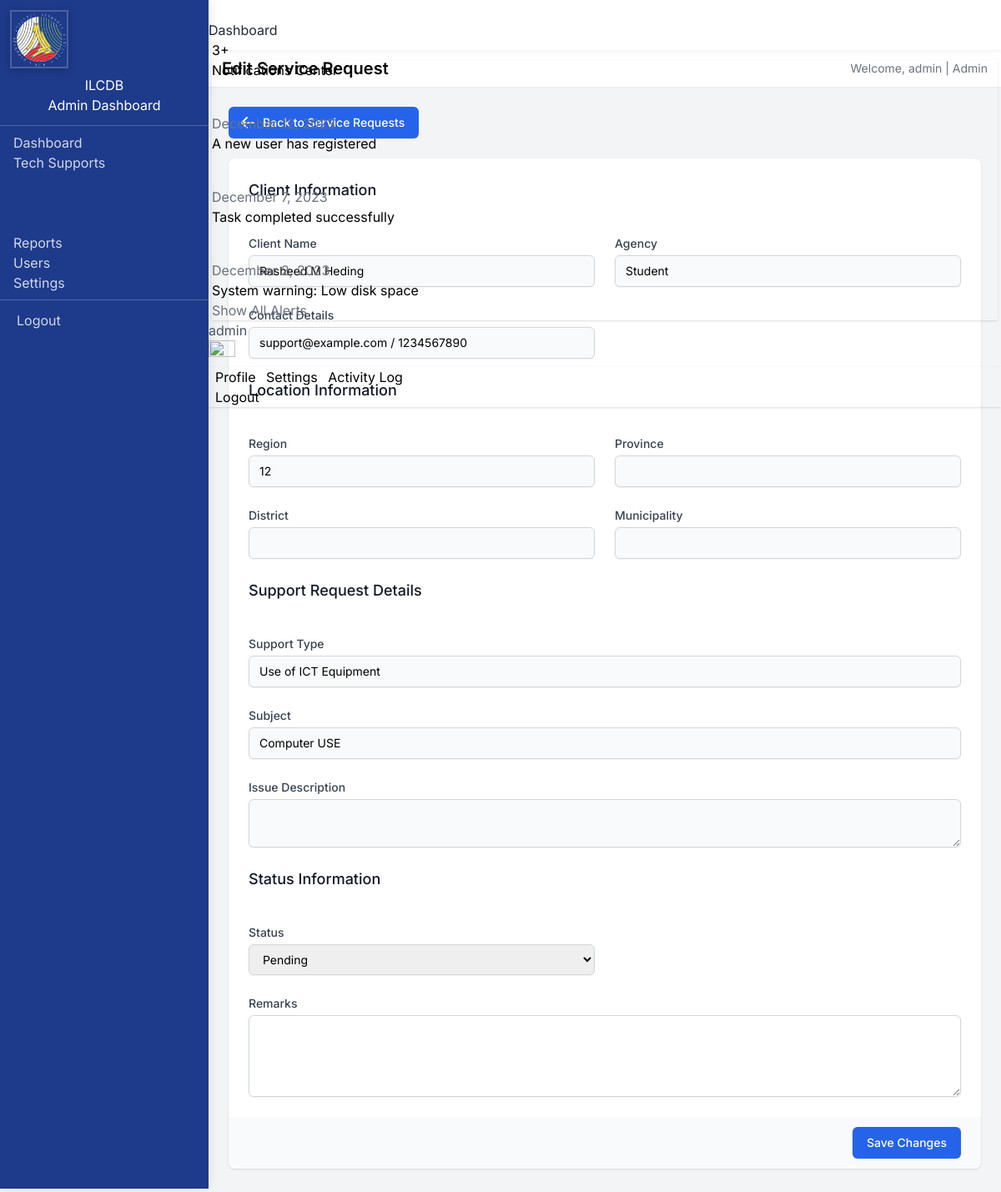
The page /admin/edit-request.php?id=5 (signed in) on the database its author committed.
### tables this page shows
CREATE TABLE `tech_support_requests` (
  `id` int(11) NOT NULL,
  `client_id` int(11) NOT NULL,
  `support_type` varchar(100) NOT NULL,
  `subject` varchar(255) DEFAULT NULL,
  `message` text NOT NULL,
  `issue_description` text NOT NULL,
  `date_requested` timestamp NOT NULL DEFAULT current_timestamp(),
  `date_assisted` timestamp NULL DEFAULT NULL,
  `date_resolved` timestamp NULL DEFAULT NULL,
  `assisted_by_id` int(11) DEFAULT NULL,
  `status` enum('Pending','In Progress','Resolved','Cancelled') DEFAULT 'Pending',
  `remarks` text DEFAULT NULL,
  `created_at` timestamp NOT NULL DEFAULT current_timestamp(),
  `updated_at` timestamp NOT NULL DEFAULT current_timestamp() ON UPDATE current_timestamp()
);

CREATE TABLE `clients` (
  `id` int(11) NOT NULL,
  `firstname` varchar(50) NOT NULL,
  `surname` varchar(50) NOT NULL,
  `middle_initial` char(1) DEFAULT NULL,
  `client_name` varchar(100) NOT NULL,
  `agency` varchar(100) NOT NULL,
  `gender` varchar(10) NOT NULL,
  `birthdate` date NOT NULL,
  `region` varchar(50) NOT NULL,
  `region_id` int(11) DEFAULT NULL,
  `province_id` int(11) DEFAULT NULL,
  `district_id` int(11) DEFAULT NULL,
  `municipality_id` int(11) DEFAULT NULL,
  `email` varchar(255) DEFAULT NULL,
  `phone` varchar(50) DEFAULT NULL,
  `created_at` timestamp NOT NULL DEFAULT current_timestamp()
);

### admin/edit-request.php (the view, shortened to what this page needs)
<?php
require_once '../includes/db_connect.php';
$id = (int)$_GET['id'];
$stmt = $conn->prepare("
    SELECT tsr.*, c.firstname, c.surname, c.middle_initial, c.email, c.phone, c.agency, c.region, c.province_id, c.district_id, c.municipality_id
    FROM tech_support_requests tsr
    JOIN clients c ON tsr.client_id = c.id
    WHERE tsr.id = ?
");
$stmt->bind_param("i", $id);
$stmt->execute();
$result = $stmt->get_result();
$request = $result->fetch_assoc();
$stmt = $conn->prepare("
    SELECT r.region_name, p.province_name, d.district_name, m.municipality_name
    FROM regions r
    LEFT JOIN provinces p ON p.id = ?
    LEFT JOIN districts d ON d.id = ?
    LEFT JOIN municipalities m ON m.id = ?
    WHERE r.region_code = ?
");
$stmt->bind_param("iiis", $request['province_id'], $request['district_id'], $request['municipality_id'], $request['region']);
$stmt->execute();
$location = $stmt->get_result()->fetch_assoc();
?>
<!DOCTYPE html>
<html lang="en">
<head>
    <script src="https://cdn.tailwindcss.com"></script>
</head>
<?php include '../admin/includes/sidebar.php'; ?>
<body class="bg-gray-100">
    <div class="flex-1 main-content">
        <div class="bg-white shadow-sm">
            <div class="px-4 py-2 flex justify-between items-center">
                <h1 class="text-xl font-semibold">Edit Service Request</h1>
                <div>
                    <p class="text-sm text-gray-500">
                        Welcome, <?php echo $_SESSION['username']; ?> | Admin
                    </p>
                </div>
            </div>
        </div>
        <div class="p-6">
            <div class="mb-6">
                <a href="service-requests.php" class="inline-flex items-center px-4 py-2 border border-transparent rounded-md shadow-sm text-sm font-medium text-white bg-blue-600 hover:bg-blue-700 focus:outline-none focus:ring-2 focus:ring-offset-2 focus:ring-blue-500">
                    <svg xmlns="http://www.w3.org/2000/svg" class="-ml-1 mr-2 h-5 w-5" viewBox="0 0 20 20" fill="currentColor">
                        <path fill-rule="evenodd" d="M9.707 16.707a1 1 0 01-1.414 0l-6-6a1 1 0 010-1.414l6-6a1 1 0 011.414 1.414L5.414 9H17a1 1 0 110 2H5.414l4.293 4.293a1 1 0 010 1.414z" clip-rule="evenodd" />
                    </svg>
                    Back to Service Requests
                </a>
            </div>
            <div class="bg-white shadow overflow-hidden sm:rounded-lg">
                <form method="post" action="<?php echo htmlspecialchars($_SERVER["PHP_SELF"] . "?id=" . $id); ?>">
                    <div class="px-4 py-5 sm:p-6">
                        <div class="grid grid-cols-6 gap-6">
                            <div class="col-span-6">
                                <h3 class="text-lg font-medium text-gray-900 mb-4">Client Information</h3>
                            </div>                            <div class="col-span-6 sm:col-span-3">
                                <label class="block text-sm font-medium text-gray-700">Client Name</label>
                                <input type="text" value="<?php echo htmlspecialchars($request['firstname'] . ' ' . $request['middle_initial'] . ' ' . $request['surname']); ?>" readonly class="mt-1 block w-full border border-gray-300 rounded-md shadow-sm py-2 px-3 bg-gray-50 sm:text-sm">
                            </div>
                            <div class="col-span-6 sm:col-span-3">
                                <label class="block text-sm font-medium text-gray-700">Agency</label>
                                <input type="text" value="<?php echo htmlspecialchars($request['agency']); ?>" readonly class="mt-1 block w-full border border-gray-300 rounded-md shadow-sm py-2 px-3 bg-gray-50 sm:text-sm">
                            </div>
                            <div class="col-span-6 sm:col-span-3">
                                <label class="block text-sm font-medium text-gray-700">Contact Details</label>
                                <input type="text" value="<?php echo htmlspecialchars($request['email'] . ' / ' . $request['phone']); ?>" readonly class="mt-1 block w-full border border-gray-300 rounded-md shadow-sm py-2 px-3 bg-gray-50 sm:text-sm">
                            </div>
                            <div class="col-span-6">
                                <h3 class="text-lg font-medium text-gray-900 mb-4">Location Information</h3>
                            </div>
                            <div class="col-span-6 sm:col-span-3">
                                <label class="block text-sm font-medium text-gray-700">Region</label>
                                <input type="text" value="<?php echo htmlspecialchars($location['region_name'] ?? $request['region']); ?>" readonly class="mt-1 block w-full border border-gray-300 rounded-md shadow-sm py-2 px-3 bg-gray-50 sm:text-sm">
                            </div>
                            <div class="col-span-6 sm:col-span-3">
                                <label class="block text-sm font-medium text-gray-700">Province</label>
                                <input type="text" value="<?php echo htmlspecialchars($location['province_name'] ?? ''); ?>" readonly class="mt-1 block w-full border border-gray-300 rounded-md shadow-sm py-2 px-3 bg-gray-50 sm:text-sm">
                            </div>
                            <div class="col-span-6 sm:col-span-3">
                                <label class="block text-sm font-medium text-gray-700">District</label>
                                <input type="text" value="<?php echo htmlspecialchars($location['district_name'] ?? ''); ?>" readonly class="mt-1 block w-full border border-gray-300 rounded-md shadow-sm py-2 px-3 bg-gray-50 sm:text-sm">
                            </div>
                            <div class="col-span-6 sm:col-span-3">
                                <label class="block text-sm font-medium text-gray-700">Municipality</label>
                                <input type="text" value="<?php echo htmlspecialchars($location['municipality_name'] ?? ''); ?>" readonly class="mt-1 block w-full border border-gray-300 rounded-md shadow-sm py-2 px-3 bg-gray-50 sm:text-sm">
                            </div>
                            <div class="col-span-6">
                                <h3 class="text-lg font-medium text-gray-900 mb-4">Support Request Details</h3>
                            </div>
                            <div class="col-span-6">
                                <label class="block text-sm font-medium text-gray-700">Support Type</label>
                                <input type="text" value="<?php echo htmlspecialchars($request['support_type']); ?>" readonly class="mt-1 block w-full border border-gray-300 rounded-md shadow-sm py-2 px-3 bg-gray-50 sm:text-sm">
                            </div>
                            <div class="col-span-6">
                                <label class="block text-sm font-medium text-gray-700">Subject</label>
                                <input type="text" value="<?php echo htmlspecialchars($request['subject']); ?>" readonly class="mt-1 block w-full border border-gray-300 rounded-md shadow-sm py-2 px-3 bg-gray-50 sm:text-sm">
                            </div>
                            <div class="col-span-6">
                                <label class="block text-sm font-medium text-gray-700">Issue Description</label>
                                <textarea readonly class="mt-1 block w-full border border-gray-300 rounded-md shadow-sm py-2 px-3 bg-gray-50 sm:text-sm"></textarea>
                            </div>
                            <div class="col-span-6">
                                <h3 class="text-lg font-medium text-gray-900 mb-4">Status Information</h3>
                            </div>
                            <div class="col-span-6 sm:col-span-3">
                                <label for="status" class="block text-sm font-medium text-gray-700">Status</label>
                                <select name="status" id="status" required class="mt-1 block w-full border border-gray-300 rounded-md shadow-sm py-2 px-3 focus:outline-none focus:ring-blue-500 focus:border-blue-500 sm:text-sm">
                                    <option value="Pending" <?php echo $request['status'] === 'Pending' ? 'selected' : ''; ?>>Pending</option>
                                </select>
                            </div>
                            <div class="col-span-6">
                                <label for="remarks" class="block text-sm font-medium text-gray-700">Remarks</label>
                                <textarea name="remarks" id="remarks" rows="4" class="mt-1 block w-full border border-gray-300 rounded-md shadow-sm py-2 px-3 focus:outline-none focus:ring-blue-500 focus:border-blue-500 sm:text-sm"><?php echo htmlspecialchars($request['remarks'] ?? ''); ?></textarea>
                            </div>
                        </div>
                    </div>
                    <div class="px-4 py-3 bg-gray-50 text-right sm:px-6">
                        <button type="submit" class="inline-flex justify-center py-2 px-4 border border-transparent shadow-sm text-sm font-medium rounded-md text-white bg-blue-600 hover:bg-blue-700 focus:outline-none focus:ring-2 focus:ring-offset-2 focus:ring-blue-500">
                            Save Changes
                        </button>
                    </div>
                </form>
            </div>
        </div>
    </div>
</body>
</html>

### admin/edit-request.php (style rules this page uses)
body { font-family: 'Inter', sans-serif; }
.main-content { height: 100vh; overflow-y: auto; max-width: 100%; }

### admin/includes/sidebar.php (style rules this page uses)
:root { --sidebar-width: 250px; --sidebar-collapsed-width: 70px; --sidebar-bg: #1e3a8a; --sidebar-color: #fff; --topbar-height: 60px; }

### rows shown on the page
tech_support_requests: client.surname "Rasheed M Heding", client.agency "Student", client.phone "support@example.com / 1234567890", client.region "12", support_type "Use of ICT Equipment", subject "Computer USE", status "Pending"

### other values the page prints
$_SESSION['username'] "admin"
